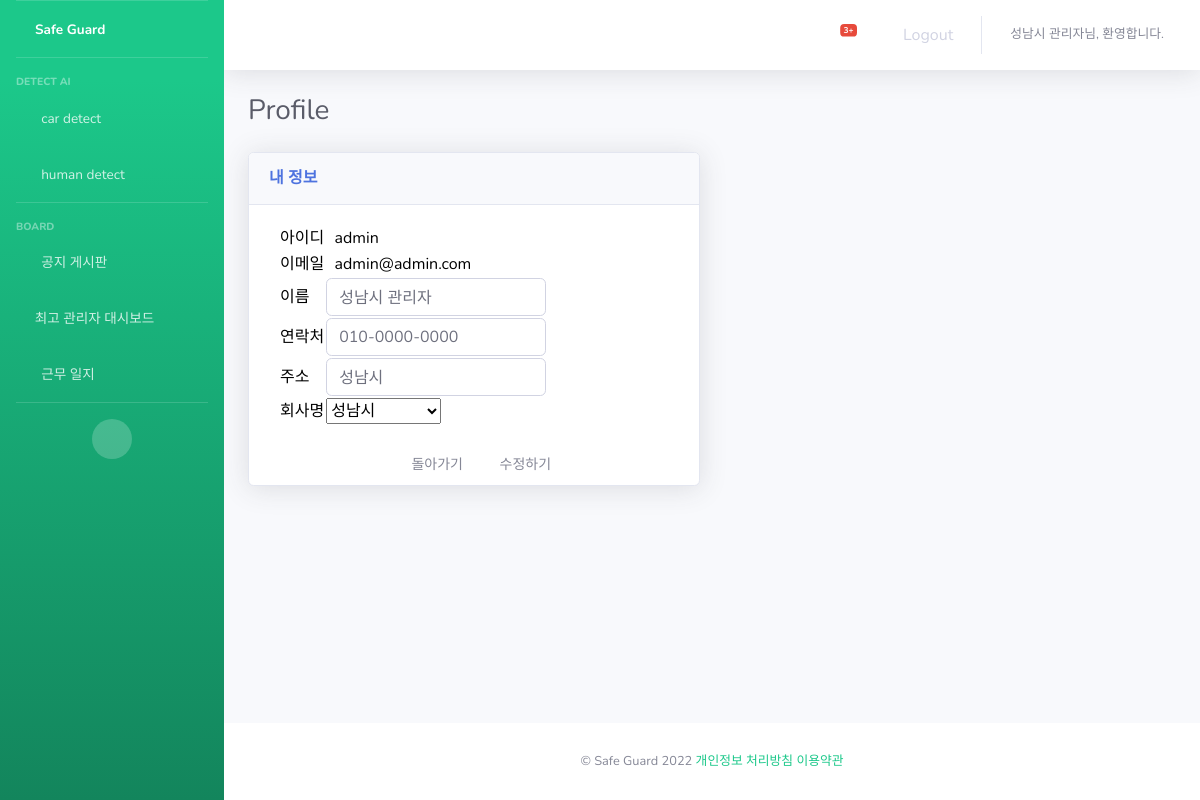
Page /common/profile/update/ (signed in) on the committed database.
### common/models.py (models this page shows, shortened)
class User(AbstractUser):
    name=models.CharField(max_length=200)
    password=models.CharField(max_length=200)
    address=models.CharField(max_length=200) # 어느 구 소속인지?
    phone=models.CharField(max_length=200)
    company_id=models.ForeignKey(Company,on_delete=models.CASCADE) #하청회사 아이디 / 슈퍼 유저 생성시 오류
    auth = models.CharField(max_length=10, null=True)

class Company(models.Model):
    company_id = models.CharField(max_length=200,primary_key=True) #회사 아이디, # PK값
    name = models.CharField(max_length=200) #회사 이름
    address = models.CharField(max_length=200) #회사 주소
    phone = models.CharField(max_length=200,null=True,blank=True) #전화번호
    start_date = models.DateTimeField(null=True, blank=True) #계약시작일
    exp_date=models.DateTimeField(null=True,blank=True) #계약만료일
    locate=models.CharField(max_length=200) #구
    workers = models.IntegerField(null=True,blank=True) # 근로자 수
    def __str__(self):
        return self.name

### common/decorators.py (the view)
    def wrap(request, *args, **kwargs):
        if not request.user.is_authenticated:
            messages.info(request, "로그인한 사용자만 이용할 수 있습니다.")
            return redirect(settings.LOGIN_URL)
        return function(request, *args, **kwargs)

### common/forms.py
class CustomUserChangeForm(UserChangeForm):
    password = None
    phone = forms.CharField(label='연락처', widget=forms.TextInput(
        attrs={'class': 'form-control', 'maxlength':'11', 'oninput':"maxLengthCheck(this)",}),
    )
    name = forms.CharField(label='이름', widget=forms.TextInput(
        attrs={'class': 'form-control', 'maxlength':'8',}),
    )
    address = forms.CharField(label='주소', widget=forms.TextInput(
        attrs={'class': 'form-control', 'maxlength':'100', 'oninput':"maxLengthCheck(this)",}),
    )
    class Meta:
        model = get_user_model()
        fields = ['phone', 'name', 'address', 'company_id']

### common/views.py (called while the page is built)
@login_message_required
def profile_update_view(request):
    if request.method == 'POST':
        user_change_form = CustomUserChangeForm(request.POST, instance = request.user)
        if user_change_form.is_valid():
            user_change_form.save()
            messages.success(request, '회원정보가 수정되었습니다.')
            return render(request, 'common/profile.html')
    else:
        user_change_form = CustomUserChangeForm(instance = request.user)
        return render(request, 'common/profile_update.html', {'user_change_form':user_change_form})

### templates/common/profile_update.html (shortened to what this page needs)
{% extends 'base.html' %}
{% load static %}
{% block content %}
<div class="container-fluid">
    <h1 class="h3 mb-4 text-gray-800">Profile</h1>
    <div class="row">
        <div class="col-lg-6">
            <div class="card shadow mb-4">
                <div class="card-header py-3">
                    <h6 class="m-0 font-weight-bold text-primary">내 정보</h6>
                </div>
                <div class="card-body">
                    <form method="POST">
                        <table style="color:black; margin-left:10px;">
                            <tr>
                                <td class="profile_title">아이디</td>
                                {% if user.level == '0'%}
                                    <td class="profile_content">&nbsp;&nbsp;{{ user.username }}&nbsp;&nbsp;(개발자)</td>
                                {% elif user.level == '1' %}
                                    <td class="profile_content">&nbsp;&nbsp;{{ user.username }}&nbsp;&nbsp;(관리자)</td>
                                {% else %}
                                    <td class="profile_content">&nbsp;&nbsp;{{ user.username }}</td>
                                {% endif %}
                            </tr>
                            <tr>
                                <td class="profile_title">이메일</td>
                                <td class="profile_content">&nbsp;&nbsp;{{ user.email }}</td>
                            </tr>
                            <tr>
                                <td class="profile_title">이름</td>
                                <td class="profile_content">{{ user_change_form.name }}</td>
                            </tr>
                            <tr>
                                <td class="profile_title">연락처</td>
                                <td class="profile_content">{{ user_change_form.phone }}</td>
                            </tr>
                            <tr>
                                <td class="profile_title">주소</td>
                                <td class="profile_content">{{ user_change_form.address }}</td>
                            </tr>
                            <tr>
                                <td class="profile_title">회사명</td>
                                <td class="profile_content">{{ user_change_form.company_id }}</td>
                            </tr>
                        </table>
                        <br>
                        <div style="text-align: center; margin-bottom:-15px;">
                            <a onclick="location.href='/common/profile/'" class="btn btn-sm" id="back_btn">
                                <i class="fa fa-reply"></i>&nbsp;돌아가기</a>
                            <button type="submit" class="btn btn-sm" id="detail_btn">
                                <i class="fas fa-check"></i>&nbsp;수정하기</button>
                        </div>
                    </form>
                </div>
            </div>
        </div>
    </div>
</div>
{% endblock %}

### templates/nav_topbar.html (shortened to what this page needs)
{% load static %}
<nav class="navbar navbar-expand navbar-light bg-white topbar mb-4 static-top shadow">
    <ul class="navbar-nav ml-auto">
        <li class="nav-item dropdown no-arrow mx-1">
            <a class="nav-link dropdown-toggle" href="#" id="alertsDropdown" role="button"
                data-toggle="dropdown" aria-haspopup="true" aria-expanded="false">
                <i class="fas fa-bell fa-fw"></i>
                <span class="badge badge-danger badge-counter">3+</span>
            </a>
        </li>
        <li class="nav-item  no-arrow">
            <a class="nav-link" href="#" data-toggle="modal" data-target="#logoutModal">
                <i class="fas fa-sign-out-alt fa-sm fa-fw mr-2 text-gray-600 small"></i>
                Logout
            </a>
        </li>
        <li class="nav-item dropdown no-arrow">
            <a class="nav-link dropdown-toggle" href="#" id="userDropdown" role="button"
                data-toggle="dropdown" aria-haspopup="true" aria-expanded="false">
                <span class="mr-2 d-none d-lg-inline text-gray-600 small"> {{ user.name }}님, 환영합니다.</span>
            </a>
        </li>
    </ul>
</nav>

### rows in the picture
User: name "성남시 관리자", username "admin", email "admin@admin.com", phone "010-0000-0000", address "성남시"
Company: company_id "성남시"
